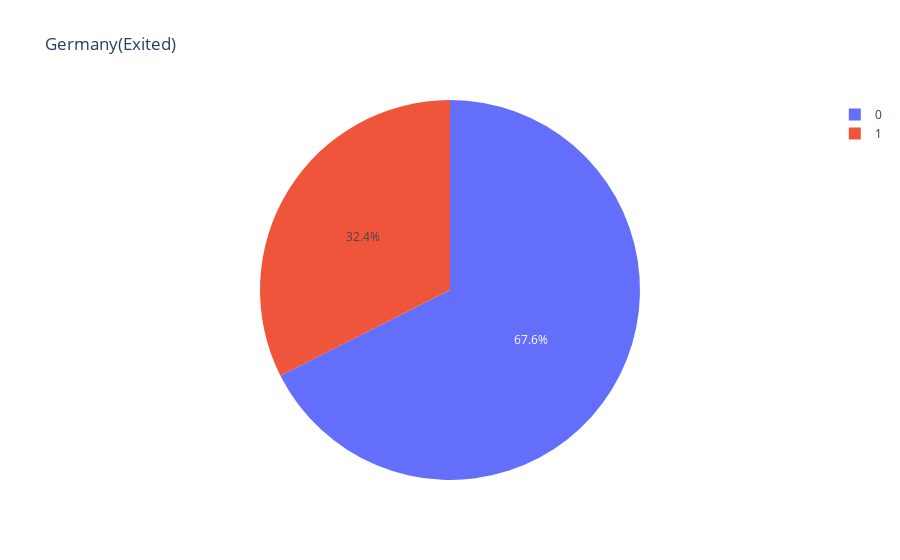

Notebook cell for this chart:
### Code cell
df7 = df.groupby('Geography').get_group('Germany')
fig = plt.figure(figsize=(8,8))
px.pie(df7,values = df7.groupby('Exited').count().iloc[:,1],names = df7.groupby('Exited').count().index 
       ,title='Germany(Exited)')

### Figure 1 — Plotly figure (JSON) as saved in the notebook; plotly's stock layout.template omitted (floating-point values rounded to 4 significant figures)
{"data": [{"domain": {"x": [0, 1], "y": [0, 1]}, "hovertemplate": "label=%{label}<br>value=%{value}<extra></extra>", "labels": [0, 1], "legendgroup": "", "name": "", "showlegend": true, "type": "pie", "values": [1695, 814]}], "layout": {"legend": {"tracegroupgap": 0}, "title": {"text": "Germany(Exited)"}}}
